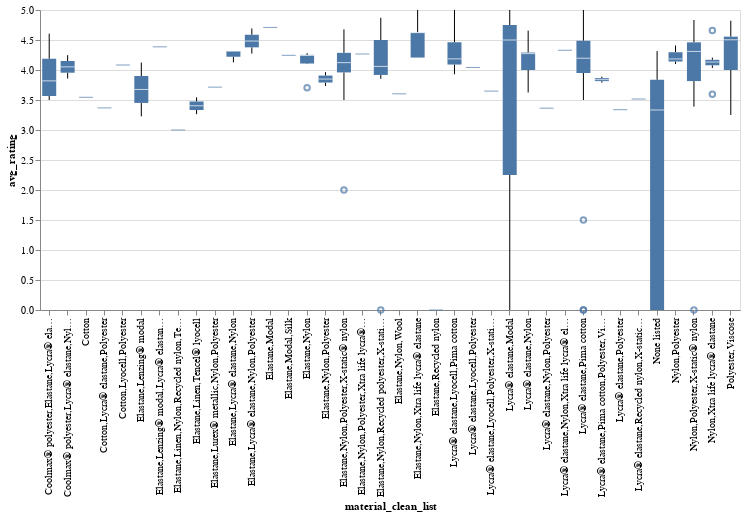

Notebook cell for this chart:
### Code cell
boxplot = alt.Chart(df).mark_boxplot().encode(
    x='material_clean_list',
    y='avg_rating',
    tooltip=['product_name', 'current_price', 'old_price', 'type']
).properties(
    width=700,
    height=300
).interactive()

boxplot

### Figure 1 — Vega-Lite specification as saved in the notebook (floating-point values rounded to 4 significant figures; data arrays with more than 128 entries replaced by an {"elided": "..."} marker saying what was removed)
{"config": {"view": {"continuousWidth": 400, "continuousHeight": 300}}, "data": {"name": "data-2f42f24bc3fd624e44de224de8606679"}, "mark": "boxplot", "encoding": {"tooltip": [{"type": "nominal", "field": "product_name"}, {"type": "quantitative", "field": "current_price"}, {"type": "quantitative", "field": "old_price"}, {"type": "nominal", "field": "type"}], "x": {"type": "nominal", "field": "material_clean_list"}, "y": {"type": "quantitative", "field": "avg_rating"}}, "height": 300, "selection": {"selector001": {"type": "interval", "bind": "scales", "encodings": ["x", "y"]}}, "width": 700, "$schema": "https://vega.github.io/schema/vega-lite/v4.8.1.json", "datasets": {"data-2f42f24bc3fd624e44de224de8606679": {"elided": "165 records"}}}
